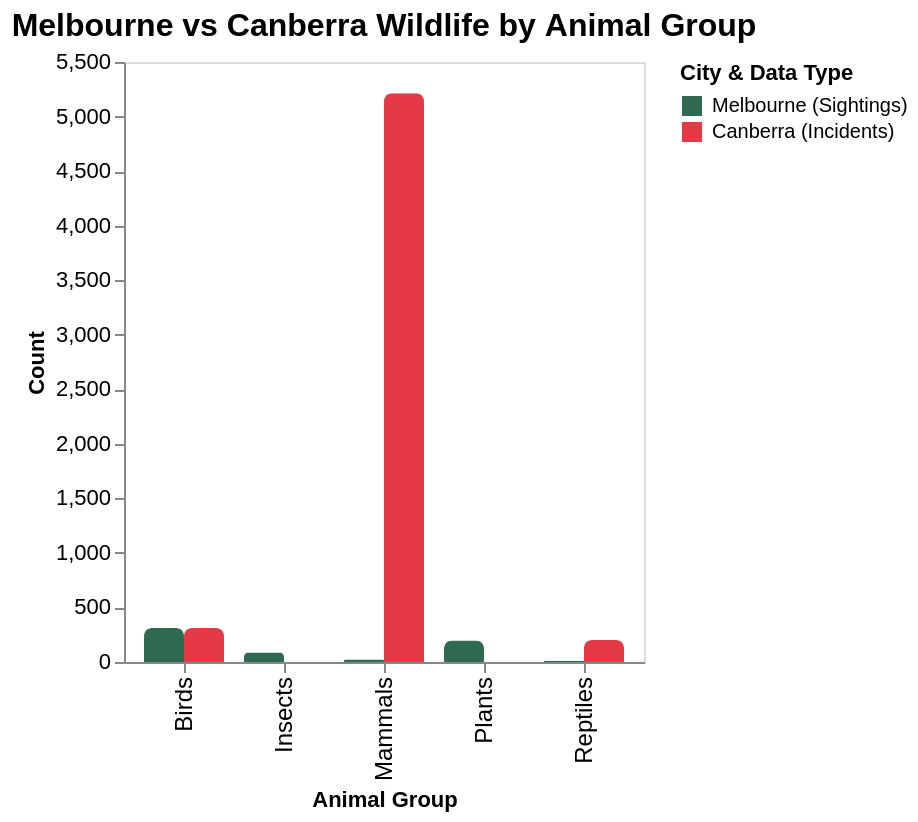

The Vega-Lite source for this figure:
### Vega-Lite specification from a JSON file in a GitHub repository (floating-point values rounded to 4 significant figures)
{"$schema": "https://vega.github.io/schema/vega-lite/v5.json", "title": {"text": "Melbourne vs Canberra Wildlife by Animal Group", "fontSize": 16, "font": "sans-serif", "anchor": "middle"}, "width": "container", "height": 300, "data": {"values": [{"animal_group": "Birds", "count": 312, "city": "Melbourne (Sightings)"}, {"animal_group": "Plants", "count": 198, "city": "Melbourne (Sightings)"}, {"animal_group": "Insects", "count": 87, "city": "Melbourne (Sightings)"}, {"animal_group": "Mammals", "count": 24, "city": "Melbourne (Sightings)"}, {"animal_group": "Reptiles", "count": 12, "city": "Melbourne (Sightings)"}, {"animal_group": "Birds", "count": 311, "city": "Canberra (Incidents)"}, {"animal_group": "Mammals", "count": 5213, "city": "Canberra (Incidents)"}, {"animal_group": "Reptiles", "count": 201, "city": "Canberra (Incidents)"}]}, "mark": {"type": "bar", "cornerRadiusTopLeft": 4, "cornerRadiusTopRight": 4}, "encoding": {"x": {"field": "animal_group", "type": "nominal", "title": "Animal Group", "axis": {"labelFontSize": 12}}, "y": {"field": "count", "type": "quantitative", "title": "Count", "axis": {"labelFontSize": 11}}, "xOffset": {"field": "city", "type": "nominal"}, "color": {"field": "city", "type": "nominal", "title": "City & Data Type", "scale": {"domain": ["Melbourne (Sightings)", "Canberra (Incidents)"], "range": ["#2d6a4f", "#e63946"]}}, "tooltip": [{"field": "animal_group", "type": "nominal", "title": "Animal Group"}, {"field": "city", "type": "nominal", "title": "City"}, {"field": "count", "type": "quantitative", "title": "Count", "format": ","}]}, "config": {"axis": {"grid": false}}}
